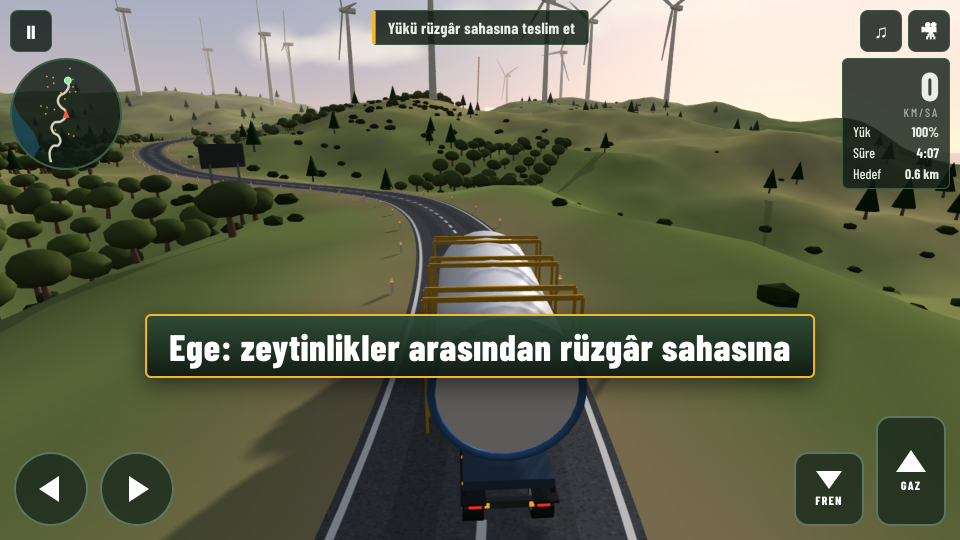
#> input picture store/screenshots/tr/play/02.png, 1920 x 1080 px (shown at 1/2 size)
$ python play-ozellik-gorseli.py
#> lines starting #> are read from the running program, lines starting #| are printed output that depends on the picture
"""Google Play öne çıkan görseli (1024x500): Kervan Yolu ekran görüntüsünden (Ege, kanat seferi) kesit + başlık.
Kullanım: python3 araclar/play-ozellik-gorseli.py  →  store/play-feature-1024x500.png"""
import asyncio, os, shutil
from PIL import Image
from playwright.async_api import async_playwright
KOK = os.path.dirname(os.path.dirname(os.path.abspath(__file__)))
Image.open(os.path.join(KOK, 'store/screenshots/tr/play/02.png')).convert('RGB').crop((427, 100, 1494, 620)).resize((1024, 500), Image.LANCZOS).save('/tmp/fg-bg.png')
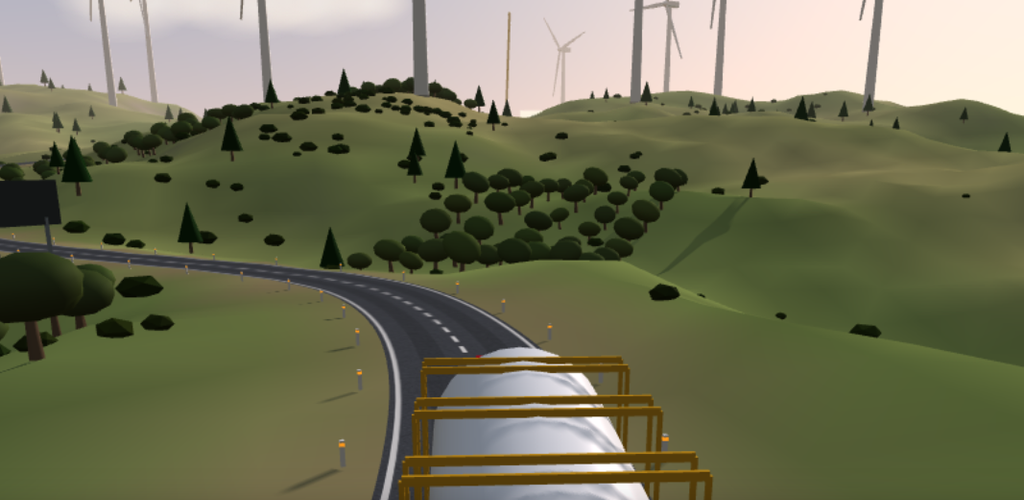
#> saved as fg-bg.png: PIL image 1024x500 RGB; mean R, G, B 113.5, 113.9, 86.7
#> (the run stopped early here; a loop or call above may not have finished)

$ run again, with store/screenshots/tr/play/01.png copied over store/screenshots/tr/play/02.png
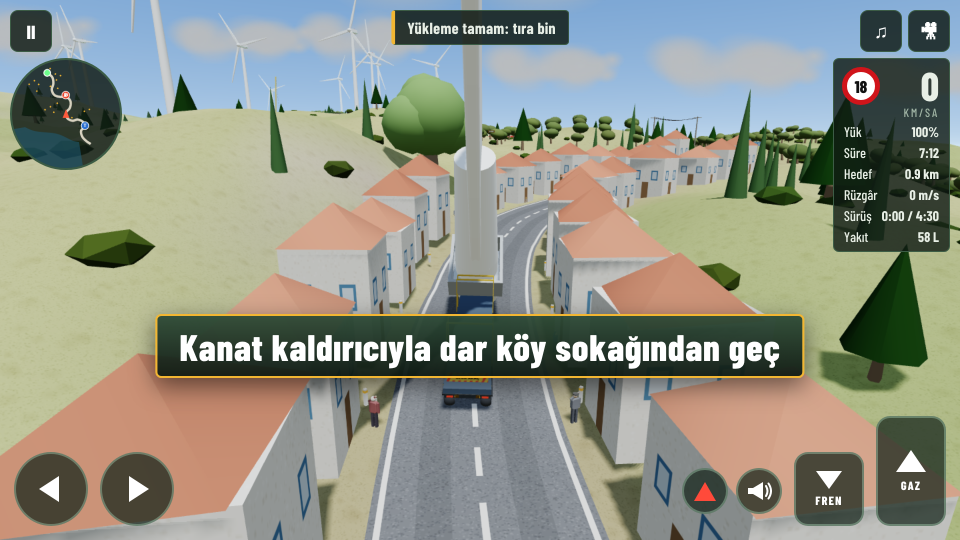
#> input picture store/screenshots/tr/play/01.png, 1920 x 1080 px (shown at 1/2 size)
#> `Image.open(os.path.join(KOK, 'store/screenshots/tr/play/02.png')).conv..`:
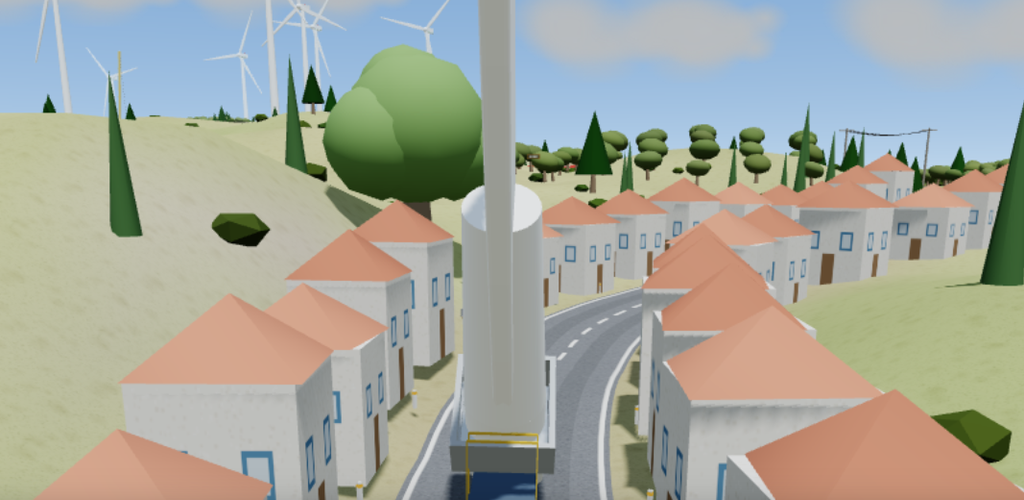
#> saved as fg-bg.png: PIL image 1024x500 RGB; mean R, G, B 165.7, 167.2, 156.2

$ run again, with store/screenshots/tr/play/010.png copied over store/screenshots/tr/play/02.png
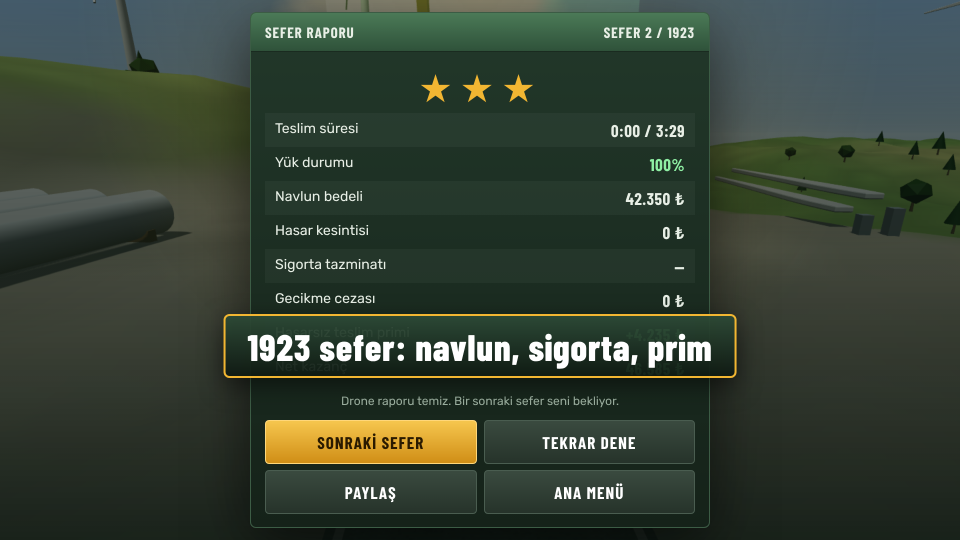
#> input picture store/screenshots/tr/play/010.png, 1920 x 1080 px (shown at 1/2 size)
#> `Image.open(os.path.join(KOK, 'store/screenshots/tr/play/02.png')).conv..`:
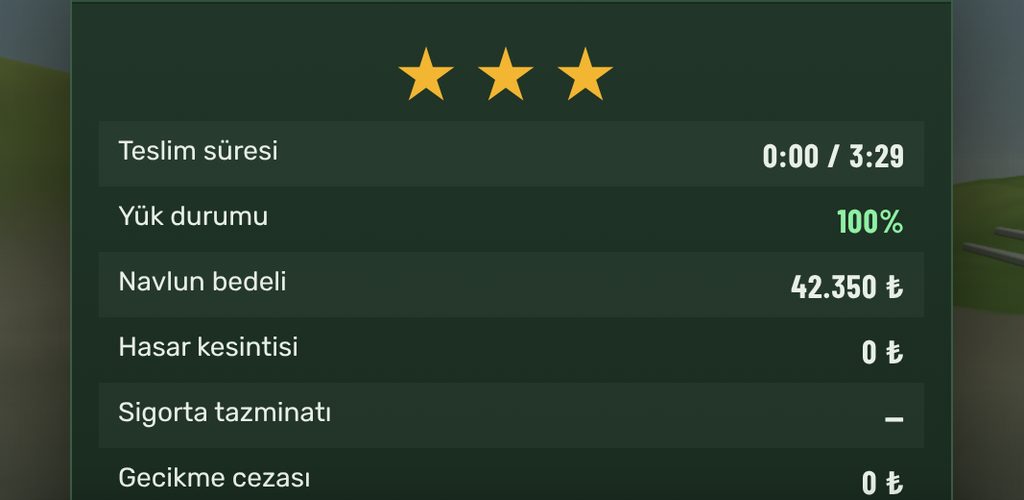
#> saved as fg-bg.png: PIL image 1024x500 RGB; mean R, G, B 41.7, 58.5, 45

$ run again, with store/screenshots/tr/play/03.png copied over store/screenshots/tr/play/02.png
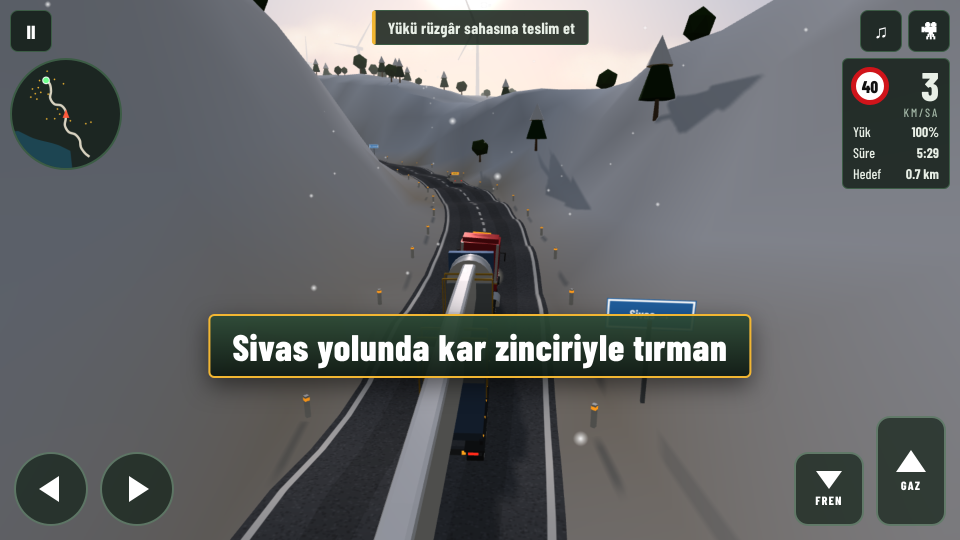
#> input picture store/screenshots/tr/play/03.png, 1920 x 1080 px (shown at 1/2 size)
#> `Image.open(os.path.join(KOK, 'store/screenshots/tr/play/02.png')).conv..`:
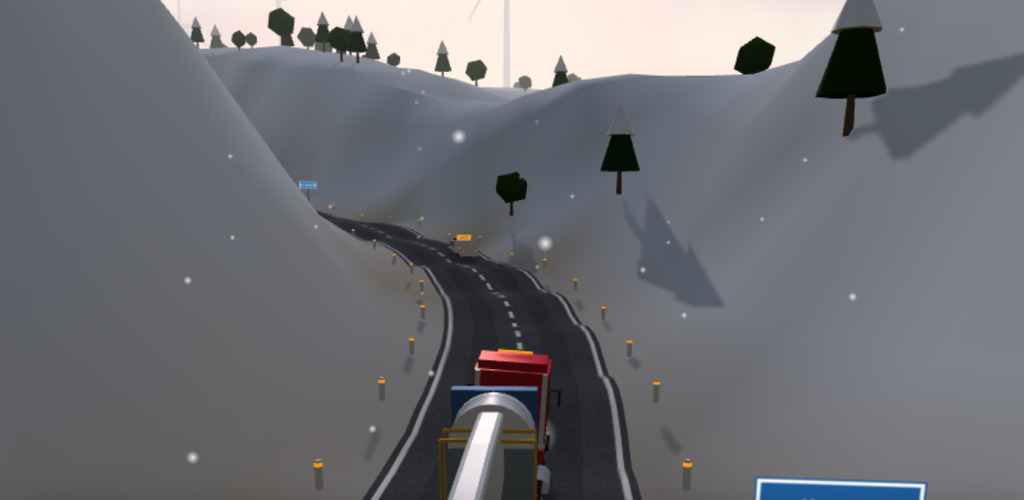
#> saved as fg-bg.png: PIL image 1024x500 RGB; mean R, G, B 110.4, 111.4, 116.2
